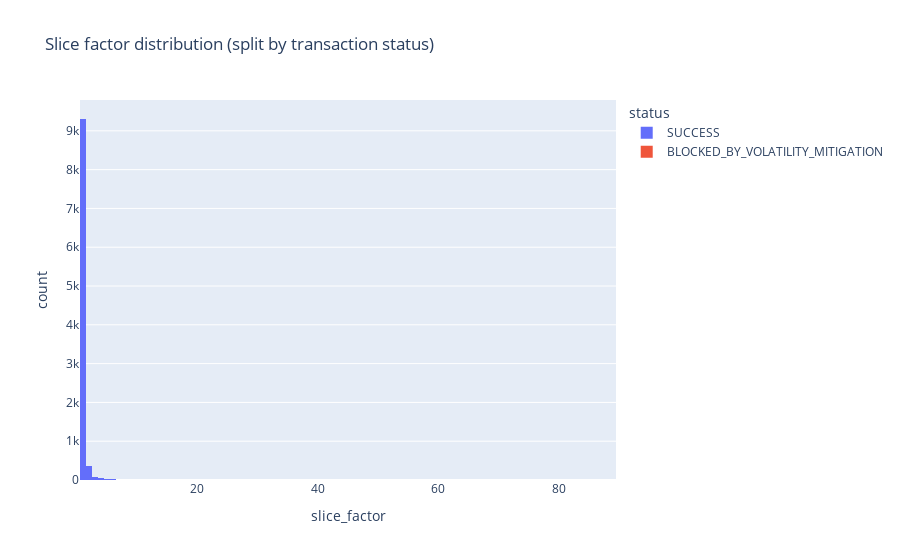

Source (notebook cell):
### Code cell
import plotly.express as px

fig = px.histogram(swaps1_df, x="slice_factor", color="status",
                  title='Slice factor distribution (split by transaction status)').update_xaxes(categoryorder='total descending')
fig.show()

### Figure 1 — Plotly figure (JSON) as saved in the notebook; plotly's stock layout.template omitted (floating-point values rounded to 4 significant figures; data arrays with more than 128 entries replaced by an {"elided": "..."} marker saying what was removed)
{"data": [{"alignmentgroup": "True", "bingroup": "x", "hovertemplate": "status=SUCCESS<br>slice_factor=%{x}<br>count=%{y}<extra></extra>", "legendgroup": "SUCCESS", "marker": {"color": "#636efa", "pattern": {"shape": ""}}, "name": "SUCCESS", "offsetgroup": "SUCCESS", "orientation": "v", "showlegend": true, "type": "histogram", "x": {"elided": "13857 int values"}, "xaxis": "x", "yaxis": "y"}, {"alignmentgroup": "True", "bingroup": "x", "hovertemplate": "status=BLOCKED_BY_VOLATILITY_MITIGATION<br>slice_factor=%{x}<br>count=%{y}<extra></extra>", "legendgroup": "BLOCKED_BY_VOLATILITY_MITIGATION", "marker": {"color": "#EF553B", "pattern": {"shape": ""}}, "name": "BLOCKED_BY_VOLATILITY_MITIGATION", "offsetgroup": "BLOCKED_BY_VOLATILITY_MITIGATION", "orientation": "v", "showlegend": true, "type": "histogram", "x": [37, 28, 39, 64, 30, 42, 38, 23, 89, 32, 24, 49, 68, 28, 38], "xaxis": "x", "yaxis": "y"}], "layout": {"barmode": "relative", "legend": {"title": {"text": "status"}, "tracegroupgap": 0}, "title": {"text": "Slice factor distribution (split by transaction status)"}, "xaxis": {"anchor": "y", "categoryorder": "total descending", "domain": [0, 1], "title": {"text": "slice_factor"}}, "yaxis": {"anchor": "x", "domain": [0, 1], "title": {"text": "count"}}}}
